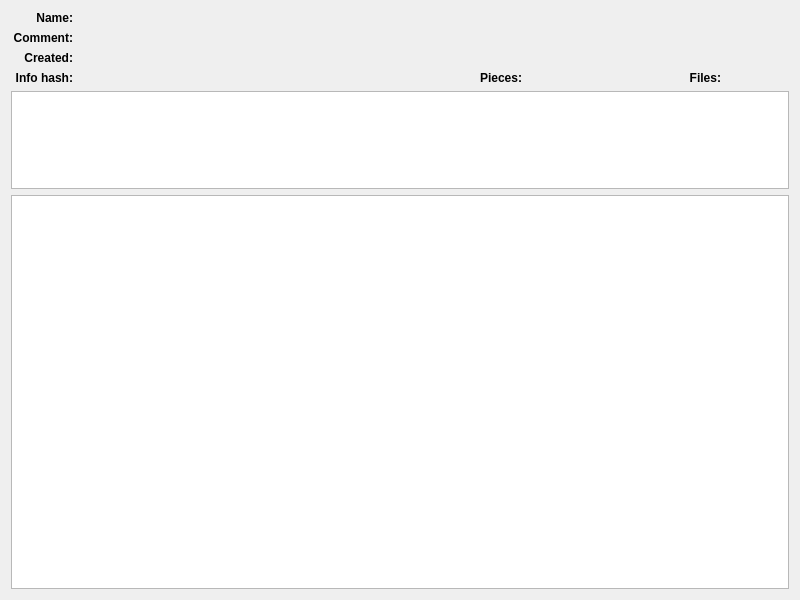
<?xml version="1.0" encoding="UTF-8"?>
<ui version="4.0">
 <class>TorrentInfoView</class>
 <widget class="QWidget" name="TorrentInfoView">
  <property name="geometry">
   <rect>
    <x>0</x>
    <y>0</y>
    <width>800</width>
    <height>600</height>
   </rect>
  </property>
  <layout class="QGridLayout" name="gridLayout" rowstretch="0,0,0,0,1,4" columnstretch="1,6,1,2,1,1">
   <item row="0" column="0">
    <widget class="QLabel" name="label_name_s">
     <property name="font">
      <font>
       <bold>true</bold>
      </font>
     </property>
     <property name="text">
      <string>Name:</string>
     </property>
     <property name="alignment">
      <set>Qt::AlignmentFlag::AlignRight|Qt::AlignmentFlag::AlignTrailing|Qt::AlignmentFlag::AlignVCenter</set>
     </property>
    </widget>
   </item>
   <item row="1" column="0">
    <widget class="QLabel" name="label_comment_s">
     <property name="font">
      <font>
       <bold>true</bold>
      </font>
     </property>
     <property name="text">
      <string>Comment:</string>
     </property>
     <property name="alignment">
      <set>Qt::AlignmentFlag::AlignRight|Qt::AlignmentFlag::AlignTrailing|Qt::AlignmentFlag::AlignVCenter</set>
     </property>
    </widget>
   </item>
   <item row="2" column="0">
    <widget class="QLabel" name="label_created_s">
     <property name="font">
      <font>
       <bold>true</bold>
      </font>
     </property>
     <property name="text">
      <string>Created:</string>
     </property>
     <property name="alignment">
      <set>Qt::AlignmentFlag::AlignRight|Qt::AlignmentFlag::AlignTrailing|Qt::AlignmentFlag::AlignVCenter</set>
     </property>
    </widget>
   </item>
   <item row="3" column="0">
    <widget class="QLabel" name="label_info_hash_s">
     <property name="font">
      <font>
       <bold>true</bold>
      </font>
     </property>
     <property name="text">
      <string>Info hash:</string>
     </property>
     <property name="alignment">
      <set>Qt::AlignmentFlag::AlignRight|Qt::AlignmentFlag::AlignTrailing|Qt::AlignmentFlag::AlignVCenter</set>
     </property>
    </widget>
   </item>
   <item row="3" column="1">
    <widget class="QLabel" name="label_info_hash_v">
     <property name="textInteractionFlags">
      <set>Qt::TextInteractionFlag::LinksAccessibleByMouse|Qt::TextInteractionFlag::TextSelectableByMouse</set>
     </property>
    </widget>
   </item>
   <item row="3" column="2">
    <widget class="QLabel" name="label_pieces_s">
     <property name="font">
      <font>
       <bold>true</bold>
      </font>
     </property>
     <property name="text">
      <string>Pieces:</string>
     </property>
     <property name="alignment">
      <set>Qt::AlignmentFlag::AlignRight|Qt::AlignmentFlag::AlignTrailing|Qt::AlignmentFlag::AlignVCenter</set>
     </property>
    </widget>
   </item>
   <item row="3" column="3">
    <widget class="QLabel" name="label_pieces_v">
     <property name="textInteractionFlags">
      <set>Qt::TextInteractionFlag::LinksAccessibleByMouse|Qt::TextInteractionFlag::TextSelectableByMouse</set>
     </property>
    </widget>
   </item>
   <item row="3" column="4">
    <widget class="QLabel" name="label_files_s">
     <property name="font">
      <font>
       <bold>true</bold>
      </font>
     </property>
     <property name="text">
      <string>Files:</string>
     </property>
     <property name="alignment">
      <set>Qt::AlignmentFlag::AlignRight|Qt::AlignmentFlag::AlignTrailing|Qt::AlignmentFlag::AlignVCenter</set>
     </property>
    </widget>
   </item>
   <item row="3" column="5">
    <widget class="QLabel" name="label_files_v">
     <property name="textInteractionFlags">
      <set>Qt::TextInteractionFlag::LinksAccessibleByMouse|Qt::TextInteractionFlag::TextSelectableByMouse</set>
     </property>
    </widget>
   </item>
   <item row="4" column="0" colspan="6">
    <widget class="QTableView" name="trackers_list">
     <property name="selectionMode">
      <enum>QAbstractItemView::SelectionMode::NoSelection</enum>
     </property>
     <property name="showGrid">
      <bool>false</bool>
     </property>
     <attribute name="horizontalHeaderVisible">
      <bool>false</bool>
     </attribute>
     <attribute name="verticalHeaderVisible">
      <bool>false</bool>
     </attribute>
    </widget>
   </item>
   <item row="5" column="0" colspan="6">
    <widget class="QTreeView" name="files_view">
     <property name="selectionMode">
      <enum>QAbstractItemView::SelectionMode::NoSelection</enum>
     </property>
     <property name="sortingEnabled">
      <bool>true</bool>
     </property>
     <attribute name="headerStretchLastSection">
      <bool>false</bool>
     </attribute>
    </widget>
   </item>
   <item row="1" column="1" colspan="5">
    <widget class="QLabel" name="label_comment_v">
     <property name="textInteractionFlags">
      <set>Qt::TextInteractionFlag::LinksAccessibleByMouse|Qt::TextInteractionFlag::TextSelectableByMouse</set>
     </property>
    </widget>
   </item>
   <item row="2" column="1" colspan="5">
    <widget class="QLabel" name="label_created_v">
     <property name="textInteractionFlags">
      <set>Qt::TextInteractionFlag::LinksAccessibleByMouse|Qt::TextInteractionFlag::TextSelectableByMouse</set>
     </property>
    </widget>
   </item>
   <item row="0" column="1" colspan="5">
    <widget class="QLabel" name="label_name_v">
     <property name="textInteractionFlags">
      <set>Qt::TextInteractionFlag::LinksAccessibleByMouse|Qt::TextInteractionFlag::TextSelectableByMouse</set>
     </property>
    </widget>
   </item>
  </layout>
 </widget>
 <resources/>
 <connections/>
</ui>
